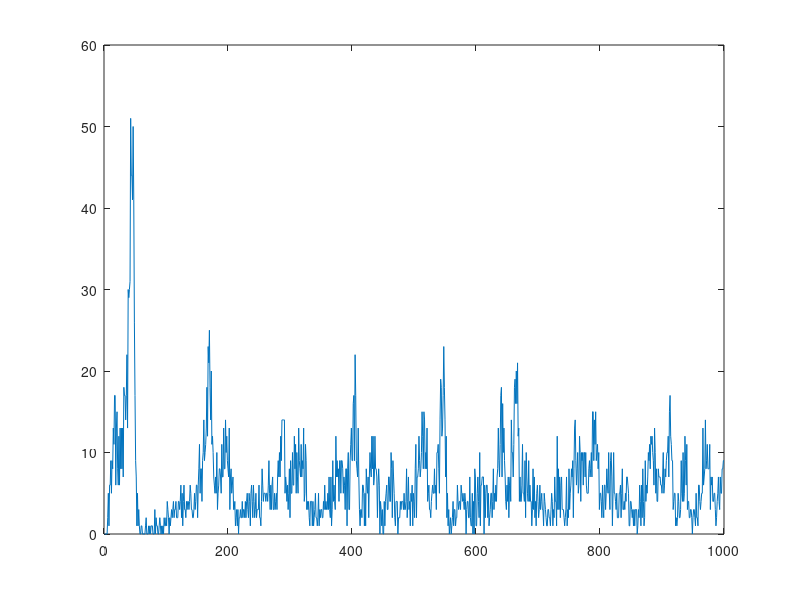

Source code (MATLAB):
clear;clc;close all;

% Created by Eugene M. Izhikevich, February 25, 2003
% Excitatory neurons    Inhibitory neurons
Ne=800;                 Ni=200;
re=rand(Ne,1);          ri=rand(Ni,1);
a=[0.02*ones(Ne,1);     0.02+0.08*ri];
b=[0.2*ones(Ne,1);      0.25-0.05*ri];
c=[-65+15*re.^2;        -65*ones(Ni,1)];
d=[8-6*re.^2;           2*ones(Ni,1)];
S=[0.5*rand(Ne+Ni,Ne),  -rand(Ne+Ni,Ni)];

v=-65*ones(Ne+Ni,1);    % Initial values of v
u=b.*v;                 % Initial values of u
firings=[];             % spike timings

for t=1:1000            % simulation of 1000 ms
  I=[5*randn(Ne,1);2*randn(Ni,1)]; % thalamic input
  fired=find(v>=30);    % indices of spikes
  firings=[firings; t+0*fired,fired];
  v(fired)=c(fired);
  u(fired)=u(fired)+d(fired);
  I=I+sum(S(:,fired),2);
  v=v+0.5*(0.04*v.^2+5*v+140-u+I); % step 0.5 ms
  v=v+0.5*(0.04*v.^2+5*v+140-u+I); % for numerical
  u=u+a.*(b.*v-u);                 % stability
end

for tt = 1:1000
    a = find(firings(:,1)==tt);
    b = firings(a,2);
    E = b;
    E(E>800) = [];
    E = numel(E);
    Exc(tt) = E;
end

plot(Exc)




